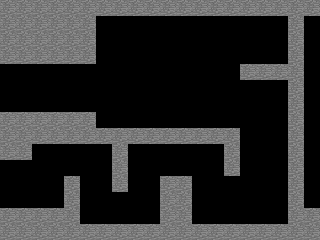

Below is a game level as drawn by its tile map, then a one-line description and the .tmx file that defines it, in full:
An orthogonal 20x15 tile map with 16x16 px tiles, 1 tile layer (Tile Layer 1).

<map version="1.0" tiledversion="1.0.3" orientation="orthogonal" renderorder="right-down" width="20" height="15" tilewidth="16" tileheight="16" nextobjectid="1">
 <tileset firstgid="1" source="mc_sprites.tsx" />
 <layer name="Tile Layer 1" width="20" height="15">
  <data encoding="csv">
2,2,2,2,2,2,2,2,2,2,2,2,2,2,2,2,2,2,2,2,
2,2,2,2,2,2,0,0,0,0,0,0,0,0,0,0,0,0,2,0,
2,2,2,2,2,2,0,0,0,0,0,0,0,0,0,0,0,0,2,0,
2,2,2,2,2,2,0,0,0,0,0,0,0,0,0,0,0,0,2,0,
0,0,0,0,0,0,0,0,0,0,0,0,0,0,0,2,2,2,2,0,
0,0,0,0,0,0,0,0,0,0,0,0,0,0,0,0,0,0,2,0,
0,0,0,0,0,0,0,0,0,0,0,0,0,0,0,0,0,0,2,0,
2,2,2,2,2,2,0,0,0,0,0,0,0,0,0,0,0,0,2,0,
2,2,2,2,2,2,2,2,2,2,2,2,2,2,2,0,0,0,2,0,
2,2,0,0,0,0,0,2,0,0,0,0,0,0,2,0,0,0,2,0,
0,0,0,0,0,0,0,2,0,0,0,0,0,0,2,0,0,0,2,0,
0,0,0,0,2,0,0,2,0,0,2,2,0,0,0,0,0,0,2,0,
0,0,0,0,2,0,0,0,0,0,2,2,0,0,0,0,0,0,2,0,
2,2,2,2,2,0,0,0,0,0,2,2,0,0,0,0,0,0,2,2,
2,2,2,2,2,2,2,2,2,2,2,2,2,2,2,2,2,2,2,2
</data>
 </layer>
</map>
